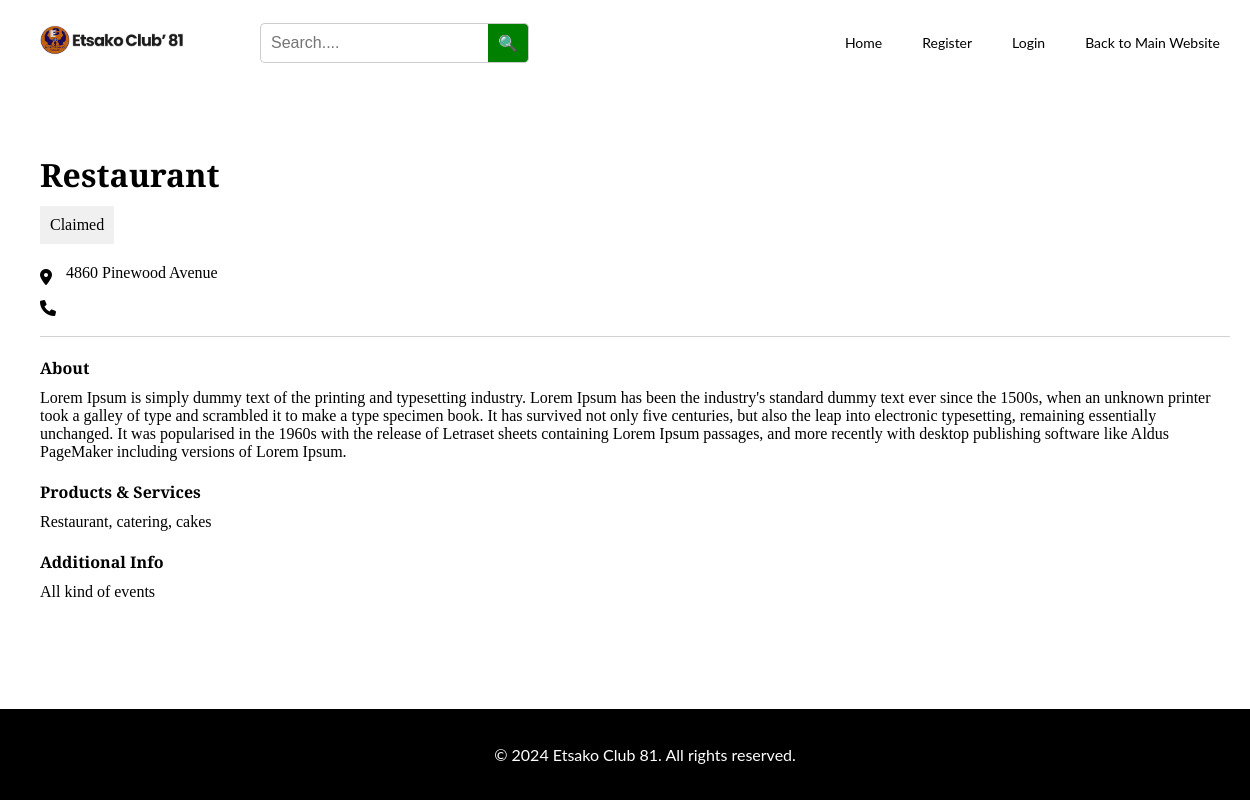
The app's page /business_details.php?id=1 with its own data.
### tables this page shows
CREATE TABLE `members` (
  `id` int(11) NOT NULL,
  `first_name` varchar(50) NOT NULL,
  `last_name` varchar(50) NOT NULL,
  `club_affiliation` varchar(50) NOT NULL,
  `membership_no` varchar(50) NOT NULL,
  `company_name` varchar(100) NOT NULL,
  `business_type` varchar(100) NOT NULL,
  `business_phone_no` varchar(20) NOT NULL,
  `email` varchar(100) NOT NULL,
  `facebook_url` varchar(255) DEFAULT NULL,
  `twitter_url` varchar(255) DEFAULT NULL,
  `linkedin_url` varchar(255) DEFAULT NULL,
  `physical_address` text NOT NULL,
  `contact_person` varchar(50) NOT NULL,
  `products_services` text NOT NULL,
  `additional_info` text DEFAULT NULL,
  `username` varchar(50) NOT NULL,
  `password` varchar(255) NOT NULL,
  `instagram_url` varchar(255) DEFAULT NULL,
  `registration_date` date DEFAULT NULL,
  `image_path` varchar(255) DEFAULT NULL,
  `about` text DEFAULT NULL,
  `created_at` timestamp NOT NULL DEFAULT current_timestamp(),
  `reset_token` varchar(255) DEFAULT NULL,
  `reset_requested_at` datetime DEFAULT NULL
);

### business_details.php (the view, shortened to what this page needs)
<?php
include 'db.php';
$userId = isset($_GET['id']) ? $_GET['id'] : '';
$sql = "SELECT * FROM members WHERE id = ?";
$stmt = $conn->prepare($sql);
$stmt->bind_param("i", $userId);
$stmt->execute();
$result = $stmt->get_result();
if ($result->num_rows > 0) {
    $user = $result->fetch_assoc();
} else {
    echo "User not found.";
    exit();
}
function safe_output($data) {
    return htmlspecialchars($data ?? '');
}
?>
<!DOCTYPE html>
<html lang="en">
<head>
    <link rel="stylesheet" href="https://cdnjs.cloudflare.com/ajax/libs/font-awesome/6.0.0-beta3/css/all.min.css">
    <link rel="stylesheet" href="assets/css/index.css">
</head>
<body>
    <div class="header">
        <a href="#" class="logo">
            <img src="assets/images/ets.png" alt="Logo">
        </a>
        <div class="search-box">
            <input type="text" id="search-input" placeholder="Search....">
            <button id="search-button" style="background-color: green; color: white;" onclick="performSearch()">🔍</button>
        </div>
        <div class="business-links">
            <a href="https://directory.etsakoclub81.org">Home</a>
            <?php if (!isset($_SESSION['loggedin']) || $_SESSION['loggedin'] !== true): ?>
                <a href="register.php">Register</a>
                <a href="login.php">Login</a>
            <?php endif; ?>
            <a href="index.php">Back to Main Website</a>
        </div>
    </div>
    <div class="mobile-header">
        <div class="mobile-search-box">
            <input type="text" placeholder="" aria-label="Search">
        </div>
    </div>
    <div class="business-details">
        <div class="business-type"><?php echo safe_output($user['business_type']); ?></div>
        <div class="claimed">Claimed</div>
        <div class="location">
            <i class="fas fa-map-marker-alt icon"></i>
            <span><?php echo safe_output($user['physical_address']); ?></span>
        </div>
        <div class="phone">
            <i class="fas fa-phone icon"></i>
        </div>
        <div class="tiny-grey-line"></div>
        <div class="section-title">About</div>
        <div class="section-content"><?php echo safe_output($user['about']); ?></div>
        <div class="section-title">Products & Services</div>
        <div class="section-content"><?php echo safe_output($user['products_services']); ?></div>
        <div class="section-title">Additional Info</div>
        <div class="section-content"><?php echo safe_output($user['additional_info']); ?></div>
    </div>
    <?php include 'includes/footer.php'; ?>
</body>
</html>

### assets/css/index.css (style rules this page uses)
body { font-family: 'Lato', Arial, sans-serif; margin: 0; padding: 0; background-color: white; display: flex; flex-direction: column; min-height: 100vh; }
.header, .mobile-header { display: flex; align-items: center; padding: 10px; color: white; width: 100%; }
.header { background-color: white; justify-content: space-between; }
.mobile-header { background-color: white; justify-content: space-between; position: relative; }
.logo { width: 150px; height: 50px; margin-right: 10px; margin-top: 15px; margin-left: 30px; }
.logo img { width: 100%; height: auto; }
.search-box { display: flex; align-items: right; margin-right: auto; margin-left: 60px; }
#search-input, #search-button { height: 40px; line-height: 40px; font-size: 16px; padding: 0 10px; }
#search-input { border: 1px solid #ccc; border-right: none; border-radius: 5px 0 0 5px; box-sizing: border-box; }
#search-button { border: 1px solid #ccc; background-color: #944b1e; color: white; cursor: pointer; border-radius: 0 5px 5px 0; border-left: none; box-sizing: border-box; }
.mobile-search-box input { background-color: transparent; border: none; color: white; font-size: 16px; padding: 5px; }
.mobile-search-box input::placeholder { color: grey; }
.business-links { display: flex; align-items: center; }
.business-links a { margin-right: 40px; text-decoration: none; color: black; text-align: center; font-size: 14px; }
.icon { width: 16px; height: 16px; vertical-align: middle; margin-right: 5px; }
.claimed { display: flex; align-items: center; }
#searchm-input, #search-button { height: 40px; line-height: 40px; font-size: 16px; padding: 0 10px; }

### business_details.php (style rules this page uses)
body { font-family: 'Lato', Arial, sans-serif; margin: 0; padding: 0; background-color: white; display: flex; flex-direction: column; min-height: 100vh; }
.header, .mobile-header { display: flex; align-items: center; padding: 10px; color: white; width: 100%; }
.header { background-color: white; justify-content: space-between; }
.mobile-header { background-color: white; justify-content: space-between; position: relative; }
.logo { width: 150px; height: 50px; margin-right: 10px; margin-top: 15px; margin-left: 30px; }
.logo img { width: 100%; height: auto; }
.search-box { display: flex; align-items: right; margin-right: auto; margin-left: 60px; }
#search-input, #search-button { height: 40px; line-height: 40px; font-size: 16px; padding: 0 10px; }
#search-input { border: 1px solid #ccc; border-right: none; border-radius: 5px 0 0 5px; box-sizing: border-box; }
#search-button { border: 1px solid #ccc; background-color: #944b1e; color: white; cursor: pointer; border-radius: 0 5px 5px 0; border-left: none; box-sizing: border-box; }
.business-links { display: flex; align-items: center; }
.business-links a { margin-right: 40px; text-decoration: none; color: black; text-align: center; font-size: 14px; }
.business-details { padding: 20px; padding-left: 40px; font-family: 'PT Serif', serif; }
.business-type { font-weight: bold; font-size: 32px; margin-bottom: 10px; }
.claimed { background-color: #f0f0f0; padding: 10px; margin-bottom: 20px; display: inline-block; font-size: 16px; }
.location, .phone { margin-bottom: 10px; display: flex; align-items: flex-start; }
.location i, .phone i { margin-right: 10px; margin-top: 5px; }
.location span, .phone span { display: inline-block; max-width: calc(100% - 20px); word-wrap: break-word; }
.tiny-grey-line { border-top: 1px solid lightgrey; margin: 20px 0; }
.section-title { font-weight: bold; margin-bottom: 10px; }
.section-content { margin-bottom: 20px; }

### records on screen
members: business_type "Restaurant", physical_address "4860 Pinewood Avenue", about "Lorem Ipsum is simply dummy text of the printing and typesetting industry. Lorem Ipsum has been the industry's standard dummy text ever since the 1500s, when an unknown printer took a galley of type and scrambled it to make a type specimen book. It has survived not only five centuries, but also the leap into electronic typesetting, remaining essentially unchanged. It was popularised in the 1960s with the release of Letraset sheets containing Lorem Ipsum passages, and more recently with desktop publishing software like Aldus PageMaker including versions of Lorem Ipsum.", products_services "Restaurant, catering, cakes", additional_info "All kind of events"
